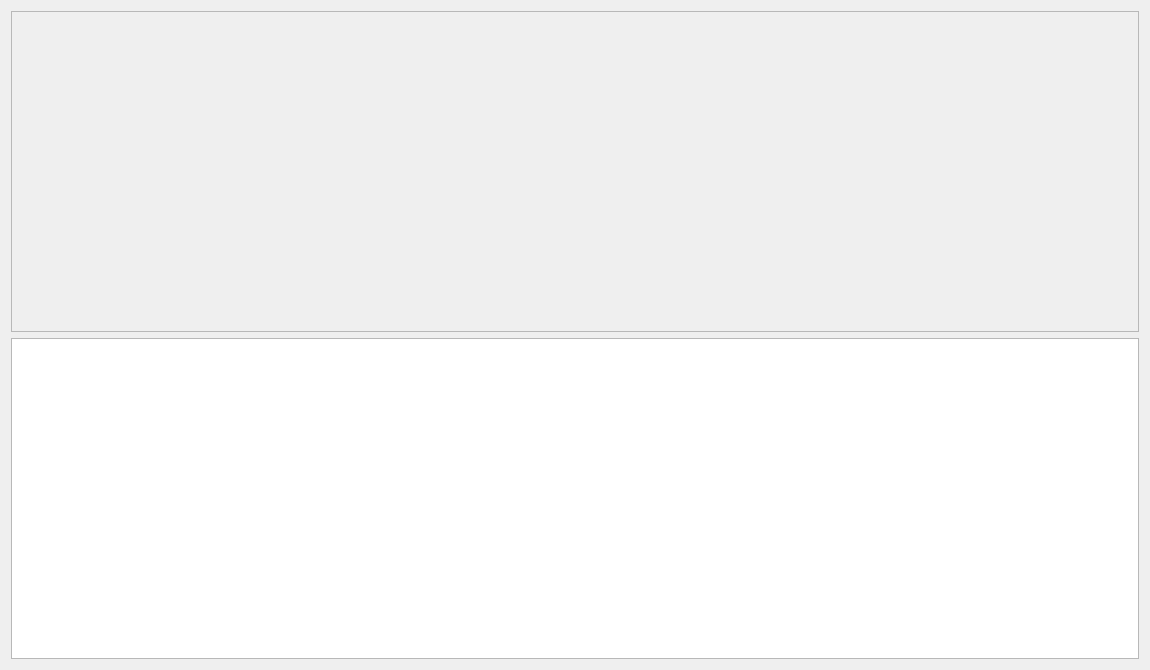
<?xml version="1.0" encoding="UTF-8"?>
<ui version="4.0">
 <class>ViewResultsWidget</class>
 <widget class="QWidget" name="ViewResultsWidget">
  <property name="geometry">
   <rect>
    <x>0</x>
    <y>0</y>
    <width>1150</width>
    <height>670</height>
   </rect>
  </property>
  <property name="windowTitle">
   <string>Results</string>
  </property>
  <layout class="QVBoxLayout" name="verticalLayout">
   <item>
    <widget class="QFrame" name="mplframe">
     <property name="sizePolicy">
      <sizepolicy hsizetype="Expanding" vsizetype="Expanding">
       <horstretch>0</horstretch>
       <verstretch>0</verstretch>
      </sizepolicy>
     </property>
     <property name="frameShape">
      <enum>QFrame::StyledPanel</enum>
     </property>
     <property name="frameShadow">
      <enum>QFrame::Raised</enum>
     </property>
     <layout class="QHBoxLayout" name="mpl_hlayout"/>
    </widget>
   </item>
   <item>
    <widget class="QTableView" name="ResultsTable"/>
   </item>
  </layout>
 </widget>
 <resources/>
 <connections/>
</ui>
